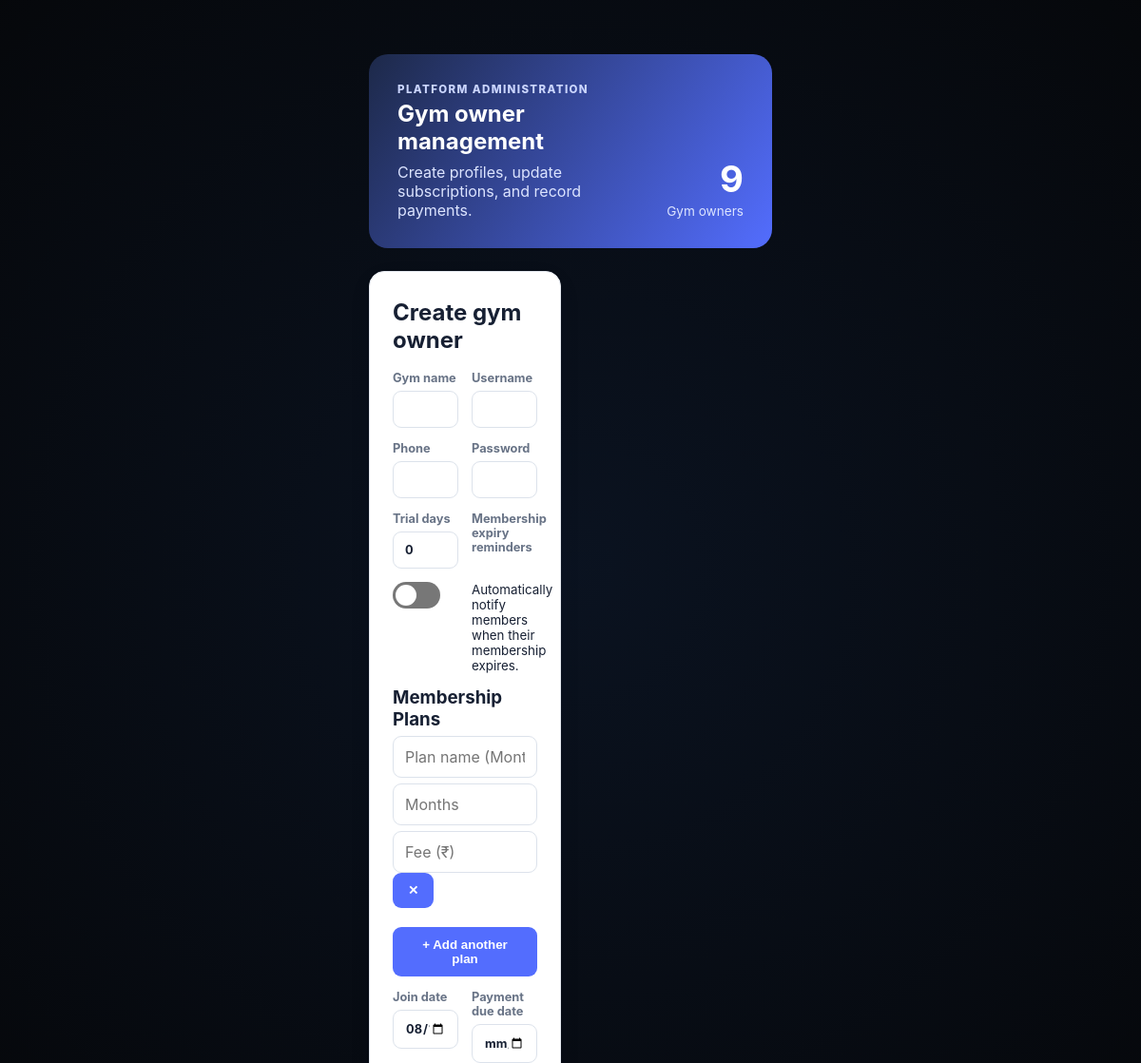
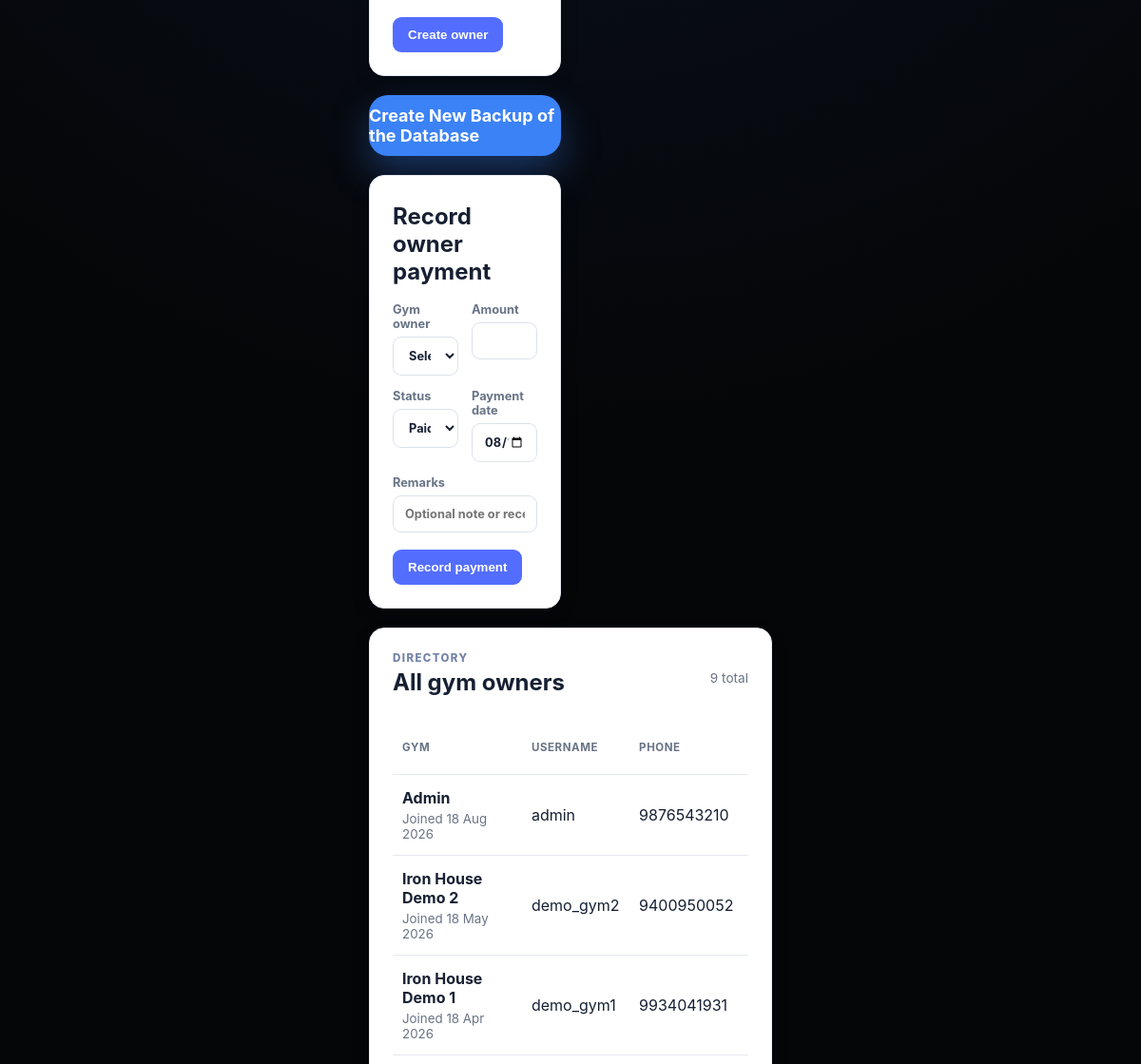
The page /admin (signed in, upper part) on the database as committed earlier (2 pictures, top to bottom).
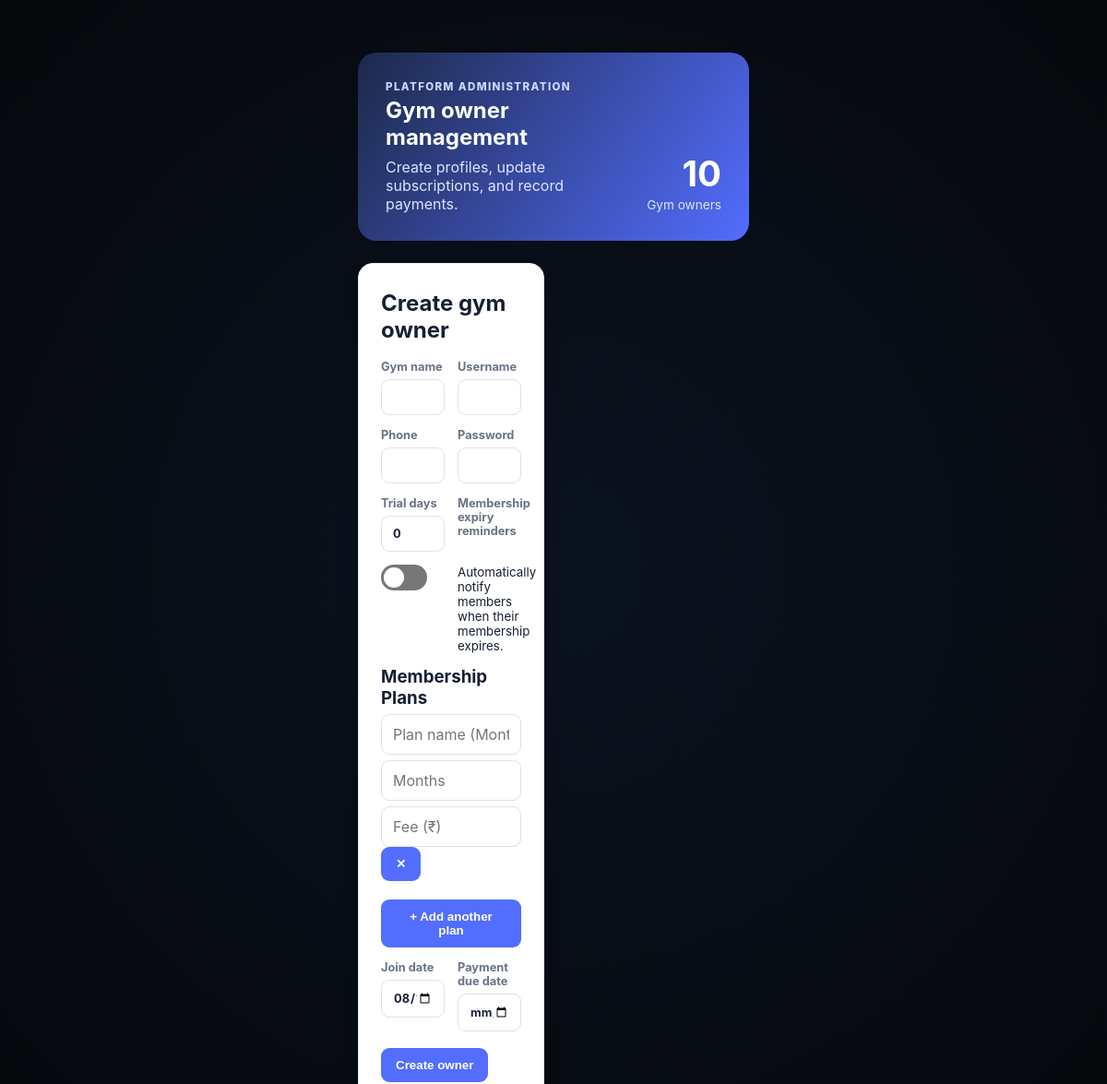
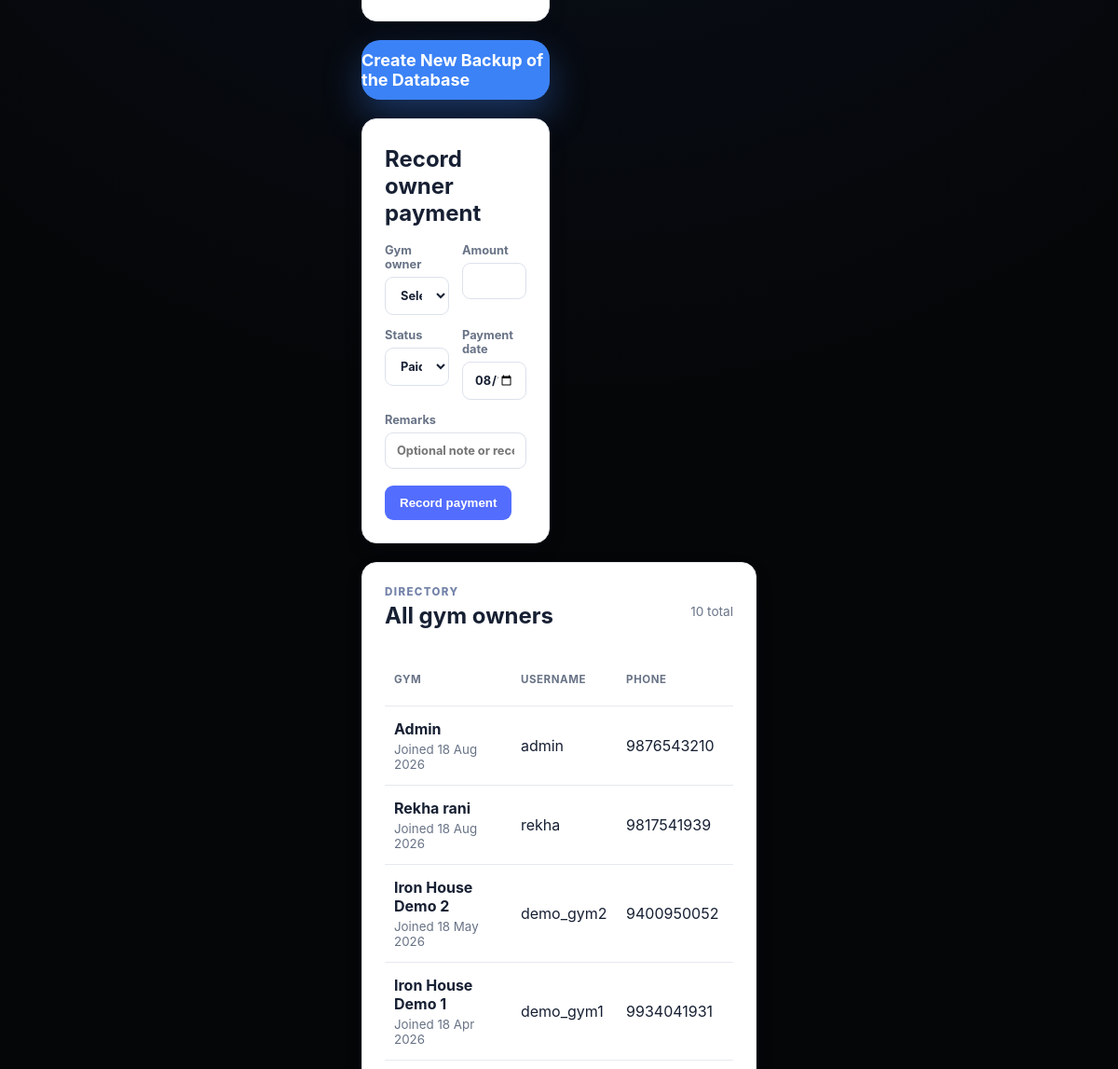
The same page on the database as committed later (2 pictures, top to bottom).
### models.py (models this page shows)
class GymOwner(UserMixin, db.Model):
    __tablename__ = "gym_owner"
    id = db.Column(db.Integer, primary_key=True)
    username = db.Column(db.String(50), unique=True, nullable=False)
    password_hash = db.Column(db.String(255), nullable=False)
    name = db.Column(db.String(100), nullable=False)
    phone = db.Column(db.String(15), nullable=False)
    join_date = db.Column(db.Date, default=date.today)
    payment_due_date = db.Column(db.Date)
    trial_days = db.Column(db.Integer, nullable=False, default=0)
    send_reminder = db.Column(db.Boolean, nullable=False, default=False)
    owner_payments = db.relationship(
        "OwnerPayment",
        backref="owner",
        lazy=True,
        cascade="all, delete-orphan"
    )
    members = db.relationship(
        "Member",
        backref="owner",
        lazy=True,
        cascade="all, delete-orphan"
    )
    plans = db.relationship(
        "MembershipPlan",
        backref="owner",
        lazy=True,
        cascade="all, delete-orphan"
    )

### routes/admin.py (the view)
@admin_bp.route("/admin", methods=["GET", "POST"])
@login_required
def admin():
    require_admin()
    return render_template("admin.html", active_page="admin", owners=GymOwner.query.order_by(GymOwner.join_date.desc()).all(), owner_payments=OwnerPayment.query.order_by(OwnerPayment.payment_date.desc()).all(), today=date.today())

### routes/admin.py (called while the page is built)
def require_admin():
    if current_user.username != config.admin["username"]:
        abort(403)

### templates/admin.html (shortened to what this page needs)
{% extends "components/base.html" %}
{% block head %}
<link rel="stylesheet" href="{{ url_for('static', filename='css/admin.css') }}">{% endblock %}
{% block body %}
<main class="admin-page">
  <section class="admin-hero">
    <div>
      <p class="eyebrow">Platform administration</p>
      <h1>Gym owner management</h1>
      <p>Create profiles, update subscriptions, and record payments.</p>
    </div>
    <div class="admin-stat"><strong>{{ owners|length }}</strong><span>Gym owners</span></div>
  </section>
  <section class="admin-grid">
    <form class="panel form-panel" action="{{ url_for('admin.create_owner') }}" method="post">
      <h2>Create gym owner</h2>
      <div class="form-grid">
        <label>Gym name<input name="name" required maxlength="100"></label>
        <label>Username<input name="username" required maxlength="50" autocomplete="username"></label>
        <label>Phone<input name="phone" required maxlength="15" inputmode="tel"></label>
        <label>Password<input name="password" required minlength="8" type="password"
            autocomplete="new-password"></label>
        <label>Trial days<input name="trial_days" type="number" min="0" value="0" required
            inputmode="numeric"></label>
        <label for="send_reminder">Membership expiry reminders</label>
        <label class="switch">
            <span class="slider"></span>
        </label>
        <small>Automatically notify members when their membership expires.</small>
        <div class="wide">
          <h3>Membership Plans</h3>
          <div id="plans-container">
            <div class="plan-row">
              <input type="text" name="plan_name[]" placeholder="Plan name (Monthly)" required>
              <input type="number" name="plan_duration[]" placeholder="Months" min="1" required>
              <input type="number" name="plan_fee[]" placeholder="Fee (₹)" min="1" required>
              <button type="button" onclick="removePlan(this)">✕</button>
            </div>
            <br>
          </div>
          <button type="button" id="add-plan-btn">
            + Add another plan
          </button>
        </div>
        <label>Join date<input name="join_date" type="date" value="{{ today.isoformat() }}"
            required></label><label>Payment due date<input name="payment_due_date" type="date"></label>
      </div><button type="submit">Create owner</button>
    </form>
    <br>
    <a href="{{url_for('admin.create_backup')}}" class="primary-btn">Create New Backup of the Database</a>
    <br>
    <form class="panel form-panel" action="{{ url_for('admin.create_owner_payment') }}" method="post">
      <h2>Record owner payment</h2>
      <div class="form-grid"><label>Gym owner<select name="owner_id" required>
            <option value="" disabled selected>Select an owner</option>
          </select></label><label>Amount<input name="amount" type="number" min="1" required
            inputmode="numeric"></label><label>Status<select name="status">
            <option>Paid</option>
          </select></label><label>Payment date<input name="payment_date" type="date" value="{{ today.isoformat() }}"
            required></label><label class="wide">Remarks<input name="remarks" maxlength="500"
            placeholder="Optional note or receipt number"></label></div><button type="submit">Record payment</button>
    </form>
  </section>
  <section class="panel table-panel">
    <div class="panel-title">
      <div>
        <p class="eyebrow">Directory</p>
        <h2>All gym owners</h2>
      </div><span>{{ owners|length }} total</span>
    </div>
    <div class="table-scroll">
      <table>
        <thead>
          <tr>
            <th>Gym</th>
            <th>Username</th>
            <th>Phone</th>
            <th>Trial</th>
          </tr>
        </thead>
        <tbody>{% for owner in owners %}<tr>
            <td><strong>{{ owner.name }}</strong><small>Joined {{ owner.join_date.strftime('%d %b %Y') }}</small></td>
            <td>{{ owner.username }}</td>
            <td>{{ owner.phone }}</td>
            <td><span class="pill">{{ owner.trial_days }} day{% if owner.trial_days != 1 %}s{% endif %}</span></td>
          </tr>{% else %}<tr>
            <td colspan="6" class="empty">No gym-owner profiles yet.</td>
          </tr>{% endfor %}</tbody>
      </table>
    </div>
  </section>
</main>
{% endblock %}

### templates/components/base.html (shortened to what this page needs)
<!doctype html>
<html lang="en">
<head>
  <link rel="stylesheet" href="{{ url_for('static', filename='css/navbar.css') }}">
  <link rel="stylesheet" href="{{ url_for('static', filename='css/base.css') }}">
  {% block head %}{% endblock %}
</head>
<body>
  <div class="app">
    {% block body %}{% endblock %}
  </div>
</body>
</html>

### static/css/base.css (style rules this page uses)
* { margin: 0; padding: 0; box-sizing: border-box; -webkit-tap-highlight-color: transparent; }
:root { --bg: #050608; --white: #f5f7fa; --muted: #737b87; --blue: #3b82f6; --green: #22c55e; --border: #20242b; --card: #0c0f12; --card2: #050505; --card3: #000000; --activity: #11151a; --navbg: rgba(5, 6, 8, 0.94); --iconbg: #15191e; --line: #1c2127; --cardborder: #242931; }
html { background: var(--bg); }
body { background: radial-gradient(circle at 50% 18%, rgba(59, 130, 246, 0.1), transparent 35%), var(--bg); color: var(--white); transition: background 0.35s, color 0.35s; font-family: -apple-system, BlinkMacSystemFont, "Segoe UI", Roboto, Arial, sans-serif; min-height: 100vh; overflow-x: hidden; }
.app { width: 100%; max-width: 500px; margin: auto; padding: 25px 18px 110px; }

### static/css/admin.css (style rules this page uses)
:root { --admin-ink: #172033; --admin-muted: #687386; --admin-line: #e5e9f0; --admin-brand: #536dfe; }
.admin-page { max-width: 1240px; margin: 0 auto; padding: 32px 20px 64px; color: var(--admin-ink) }
.admin-hero { display: flex; justify-content: space-between; gap: 24px; align-items: end; padding: 30px; border-radius: 20px; color: #fff; background: linear-gradient(125deg, #1d2949, #536dfe); margin-bottom: 24px }
.admin-hero h1, .panel h2 { margin: 4px 0 8px }
.admin-hero p { margin: 0; color: #dce4ff }
.eyebrow { margin: 0; color: #7382a8; font-size: .72rem; font-weight: 800; letter-spacing: .12em; text-transform: uppercase }
.admin-hero .eyebrow { color: #cbd6ff }
.admin-stat { text-align: right; white-space: nowrap }
.admin-stat strong { display: block; font-size: 2.4rem }
.admin-stat span { color: #dce4ff; font-size: .85rem }
.admin-grid { display: grid; grid-template-columns: repeat(2, minmax(0, 1fr)); gap: 20px; margin-bottom: 20px }
.panel { background: #fff; border: 1px solid var(--admin-line); border-radius: 16px; padding: 24px; box-shadow: 0 8px 26px rgb(28 38 65 / .05) }
.form-grid { display: grid; grid-template-columns: repeat(2, minmax(0, 1fr)); gap: 14px; margin: 18px 0 }
.form-grid label { color: var(--admin-muted); font-size: .8rem; font-weight: 700 }
.form-grid input, .form-grid select { box-sizing: border-box; width: 100%; margin-top: 6px; padding: 11px 12px; border: 1px solid #dce2eb; border-radius: 9px; background: #fff; color: var(--admin-ink); font: inherit }
.form-grid .wide { grid-column: 1/-1 }
button { border: 0; border-radius: 9px; padding: 11px 16px; cursor: pointer; color: #fff; background: var(--admin-brand); font-weight: 800 }
.table-panel { margin-top: 20px }
.panel-title { display: flex; justify-content: space-between; align-items: center; margin-bottom: 18px }
.panel-title>span { color: var(--admin-muted); font-size: .85rem }
.table-scroll { overflow-x: auto }
table { width: 100%; min-width: 720px; border-collapse: collapse }
th { color: var(--admin-muted); font-size: .72rem; letter-spacing: .05em; text-transform: uppercase; text-align: left }
td, th { border-bottom: 1px solid var(--admin-line); padding: 14px 10px }
td small { display: block; color: var(--admin-muted); margin-top: 4px }
.primary-btn { display:flex; justify-content:center; align-items:center; width:100%; height:64px; font-size:18px; font-weight:700; border-radius:20px; background:var(--blue); color:white; text-decoration:none; box-shadow: 0 18px 40px rgba(59,130,246,.35); transition:.18s; }
.switch { position: relative; display: inline-block; width: 50px; height: 28px; }
.slider { position: absolute; cursor: pointer; inset: 0; background-color: #777; border-radius: 28px; transition: 0.3s; }
.slider::before { content: ""; position: absolute; height: 22px; width: 22px; left: 3px; bottom: 3px; background-color: white; border-radius: 50%; transition: 0.3s; }

Rows that differ between the two databases and show on the page:
added GymOwner: name "Rekha rani", join_date "18 Aug 2026", username "rekha", phone "9817541939"
Other text that changed with them:
{{ owners|length }}: "9" → "10"
